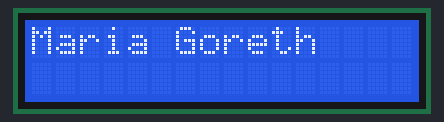
Simulated run of this sketch. Board: Arduino Uno, built with avr-gcc and run on an emulated ATmega328P. Parts: 16×2 character LCD.

Above: at 0.1 s.
At 1.1 s:
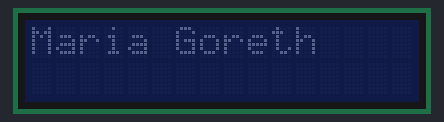

The sketch:

lcd_l2c.ino
```cpp
#include <Wire.h>
#include <LiquidCrystal_I2C.h>

// Inicializa o display no endereco 0x27
LiquidCrystal_I2C lcd(0x3F,2,1,0,4,5,6,7,3, POSITIVE);

void setup(){
 lcd.begin (16,2);
}

void loop() {
  lcd.setBacklight(HIGH);
  lcd.setCursor(0,0);
  lcd.print("Maria Goreth");
  delay(1000);
  lcd.setBacklight(LOW);
  delay(1000);
}
```

Measured:
- what the display in image 1 shows lasts 1.0 s, from 1.1 s to 2.1 s
